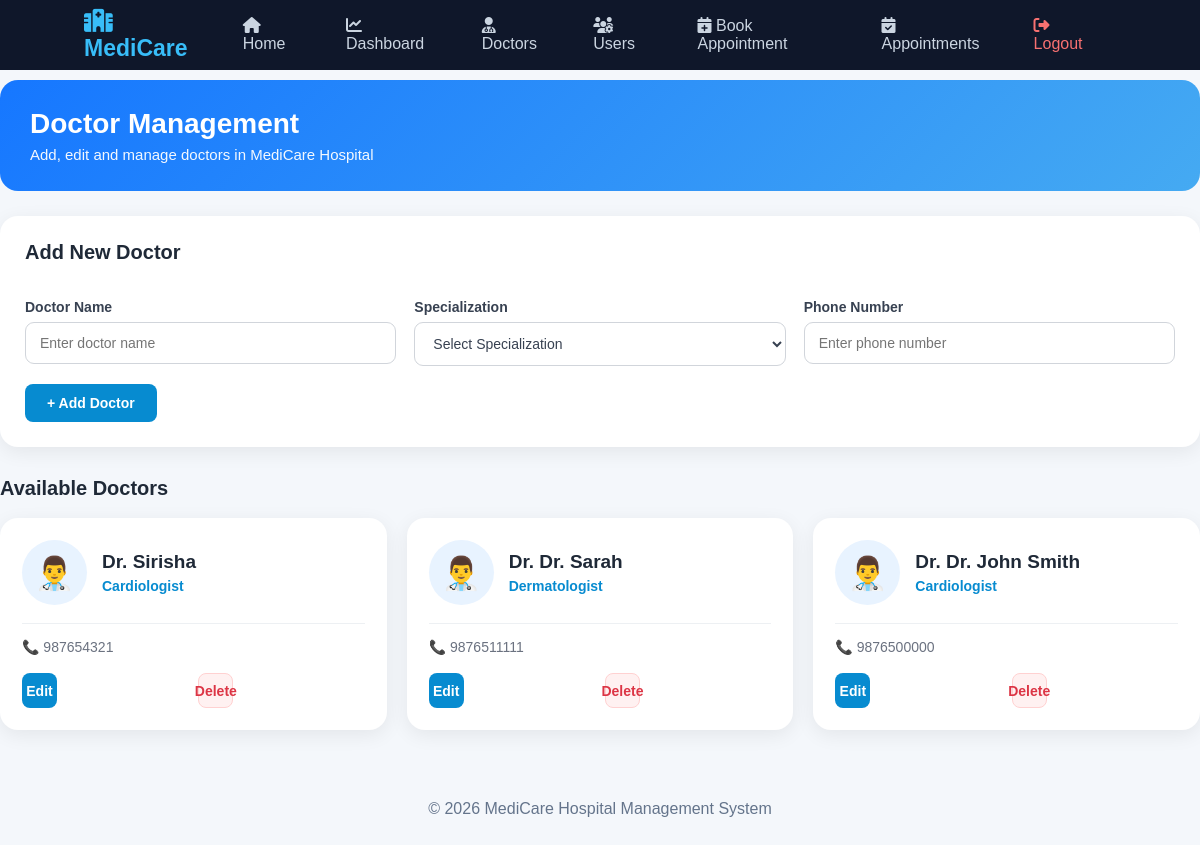
/doctors (signed in), run on the app's committed database.
### tables this page shows
CREATE TABLE doctors (
            id INTEGER PRIMARY KEY AUTOINCREMENT,
            name TEXT NOT NULL,
            specialization TEXT NOT NULL,
            phone TEXT NOT NULL
        );

### app.py (the view, shortened to what this page needs)
@app.route("/doctors", methods=["GET", "POST"])
@login_required
def doctors():
    db = get_db()
    doctors_data = db.execute(
        "SELECT * FROM doctors ORDER BY id DESC"
    ).fetchall()
    db.close()
    return render_template(
        "doctors.html",
        doctors=doctors_data
    )

### app.py (called while the page is built)
def get_db():
    db = sqlite3.connect(DATABASE)
    db.row_factory = sqlite3.Row
    return db

def login_required(f):
    @wraps(f)
    def decorated_function(*args, **kwargs):
        if "username" not in session:
            return redirect(url_for("login"))
        return f(*args, **kwargs)
    return decorated_function

### templates/doctors.html (shortened to what this page needs)
{% extends "base.html" %}
{% block content %}
<div class="doctor-page">
    <div class="doctor-hero">
        <h2>Doctor Management</h2>
        <p>
            Add, edit and manage doctors in MediCare Hospital
        </p>
    </div>
    {% if session.role in ['admin', 'doctor'] %}
    <div class="add-doctor-box">
        <h3>
            Add New Doctor
        </h3>
        <form
            method="POST"
            action="{{ url_for('doctors') }}"
        >
            <div class="doctor-form">
                <div class="form-group">
                    <label>
                        Doctor Name
                    </label>
                    <input
                        type="text"
                        name="name"
                        placeholder="Enter doctor name"
                        required
                    >
                </div>
                <div class="form-group">
                    <label>
                        Specialization
                    </label>
                    <select
                        name="specialization"
                        required
                    >
                        <option value="">
                            Select Specialization
                        </option>
                    </select>
                </div>
                <div class="form-group">
                    <label>
                        Phone Number
                    </label>
                    <input
                        type="text"
                        name="phone"
                        placeholder="Enter phone number"
                        required
                    >
                </div>
                <div class="add-button-area">
                    <button
                        type="submit"
                        class="add-doctor-btn"
                    >
                        + Add Doctor
                    </button>
                </div>
            </div>
        </form>
    </div>
    {% endif %}
    <h3 class="section-title">
        Available Doctors
    </h3>
    {% if doctors %}
    <div class="doctors-grid">
        {% for doctor in doctors %}
        <div class="doctor-card">
            <div class="doctor-top">
                <div class="doctor-icon">
                    👨‍⚕️
                </div>
                <div>
                    <div class="doctor-name">
                        Dr. {{ doctor.name }}
                    </div>
                    <div class="doctor-specialization">
                        {{ doctor.specialization }}
                    </div>
                </div>
            </div>
            <div class="doctor-details">
                <div class="doctor-detail">
                    📞 {{ doctor.phone }}
                </div>
            </div>
            {% if session.role in ['admin', 'doctor'] %}
            <div class="doctor-actions">
                <a
                    href="{{ url_for('edit_doctor', doctor_id=doctor.id) }}"
                    class="edit-btn"
                >
                    Edit
                </a>
                <a
                    href="{{ url_for('delete_doctor', doctor_id=doctor.id) }}"
                    class="delete-btn"
                    onclick="return confirm('Are you sure you want to delete this doctor?')"
                >
                    Delete
                </a>
            </div>
            {% endif %}
        </div>
        {% endfor %}
    </div>
    {% endif %}
</div>
{% endblock %}

### static/style.css (style rules this page uses)
* { margin: 0; padding: 0; box-sizing: border-box; }
body { font-family: Arial, Helvetica, sans-serif; background: #f4f7fb; color: #1e293b; }
.form-card label, .form-group label { display: block; font-weight: bold; margin-bottom: 7px; margin-top: 15px; }
input, select, textarea { width: 100%; padding: 12px; border: 1px solid #cbd5e1; border-radius: 8px; outline: none; font-size: 14px; background: white; }
.edit-btn, .delete-btn { display: inline-flex; align-items: center; justify-content: center; width: 35px; height: 35px; border-radius: 7px; text-decoration: none; margin-right: 5px; }
.edit-btn { background: #e0f2fe; color: #0284c7; }
.delete-btn { background: #fee2e2; color: #dc2626; }

### templates/doctors.html (style rules this page uses)
.doctor-page { padding: 10px 0 40px; }
.doctor-hero { background: linear-gradient(135deg, #1677ff, #45aaf2); color: white; padding: 28px 30px; border-radius: 18px; margin-bottom: 25px; }
.doctor-hero h2 { margin: 0 0 6px; font-size: 28px; font-weight: 700; }
.doctor-hero p { margin: 0; font-size: 15px; opacity: 0.95; }
.add-doctor-box { background: white; padding: 25px; border-radius: 18px; box-shadow: 0 5px 20px rgba(0, 0, 0, 0.07); margin-bottom: 30px; }
.add-doctor-box h3 { margin: 0 0 20px; font-size: 20px; color: #1f2937; }
.doctor-form { display: grid; grid-template-columns: repeat(3, 1fr); gap: 18px; }
.form-group { display: flex; flex-direction: column; }
.form-group label { font-size: 14px; font-weight: 600; margin-bottom: 7px; color: #374151; }
.form-group input, .form-group select { width: 100%; box-sizing: border-box; padding: 12px 14px; border: 1px solid #d1d5db; border-radius: 9px; font-size: 14px; background: white; color: #374151; outline: none; }
.form-group select { cursor: pointer; }
.add-button-area { grid-column: 1 / -1; }
.add-doctor-btn { border: none; background: #078bd0; color: white; padding: 11px 22px; border-radius: 8px; font-size: 14px; font-weight: 600; cursor: pointer; }
.section-title { font-size: 20px; font-weight: 700; color: #1f2937; margin: 0 0 18px; }
.doctors-grid { display: grid; grid-template-columns: repeat(3, minmax(0, 1fr)); gap: 20px; }
.doctor-card { background: white; border-radius: 18px; padding: 22px; box-shadow: 0 5px 20px rgba(0, 0, 0, 0.07); transition: transform 0.2s ease, box-shadow 0.2s ease; box-sizing: border-box; }
.doctor-top { display: flex; align-items: center; gap: 15px; margin-bottom: 18px; }
.doctor-icon { width: 65px; height: 65px; min-width: 65px; border-radius: 50%; background: #e8f3ff; display: flex; align-items: center; justify-content: center; font-size: 32px; }
.doctor-name { font-size: 19px; font-weight: 700; color: #1f2937; margin-bottom: 5px; }
.doctor-specialization { color: #078bd0; font-size: 14px; font-weight: 600; }
.doctor-details { border-top: 1px solid #edf0f3; padding-top: 15px; margin-bottom: 18px; }
.doctor-detail { font-size: 14px; color: #6b7280; margin-bottom: 8px; }
.doctor-detail:last-child { margin-bottom: 0; }
.doctor-actions { display: grid; grid-template-columns: 1fr 1fr; gap: 10px; }
.edit-btn, .delete-btn { text-align: center; text-decoration: none; padding: 10px; border-radius: 8px; font-size: 14px; font-weight: 600; box-sizing: border-box; }
.edit-btn { background: #078bd0; color: white; }
.delete-btn { background: #fff1f1; color: #dc3545; border: 1px solid #ffd1d1; }

### data on the page
doctors: name "Sirisha", specialization "Cardiologist", phone "987654321"
doctors: name "Dr. Sarah", specialization "Dermatologist", phone "9876511111"
doctors: name "Dr. John Smith", specialization "Cardiologist", phone "9876500000"
